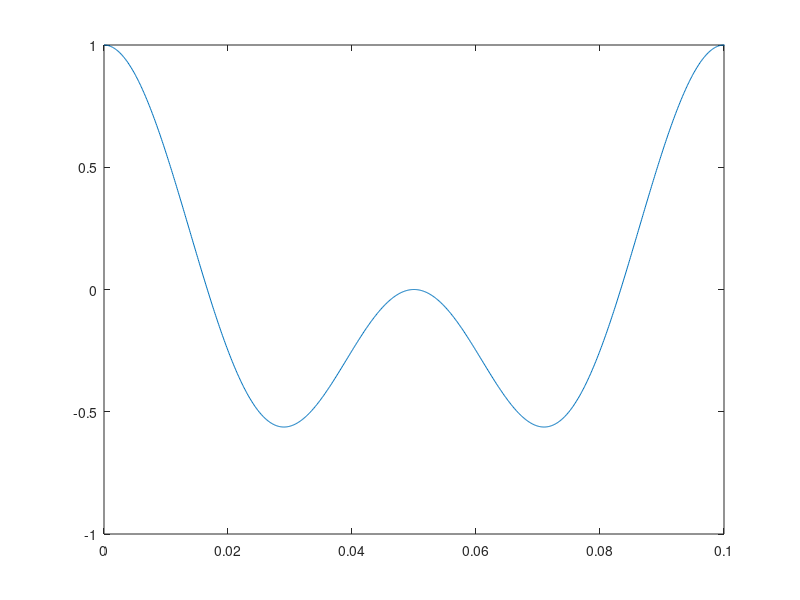

Write the MATLAB code that produced this figure.
t = 0:0.0001:2;
% x4 = cos(2* pi * 10 * t) .* cos(2 * pi * 1 * t);
x4 = 1/2 * (cos(2 * pi * 20 * t) + cos(2 * pi * 10 * t));
plot(t, x4);
xlim([0 0.1]);
sound(x4);